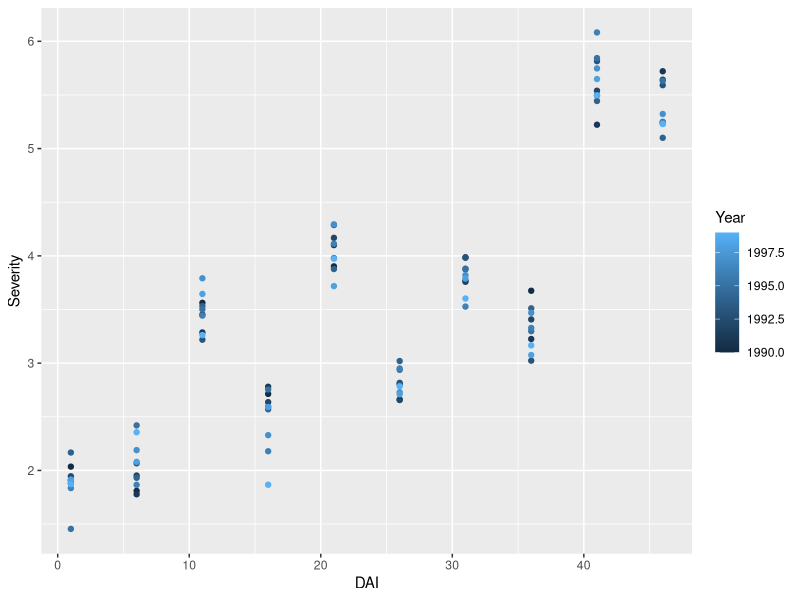
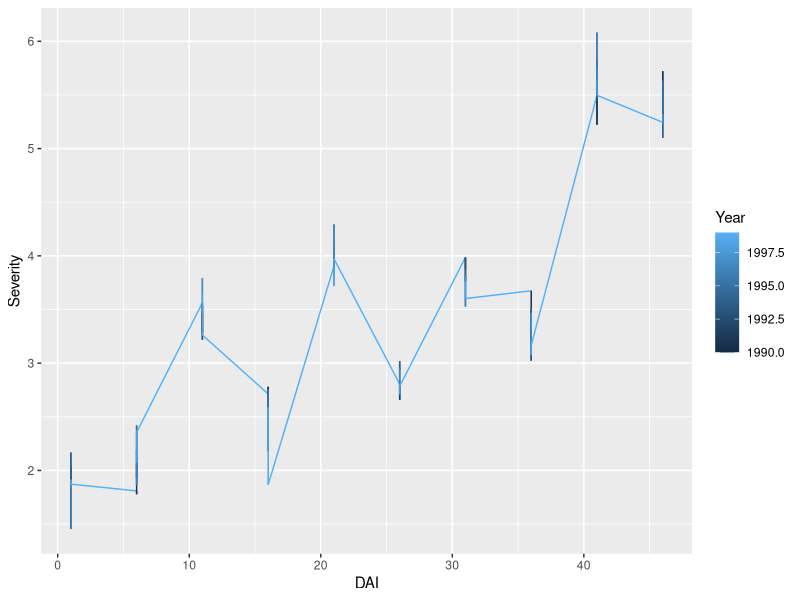
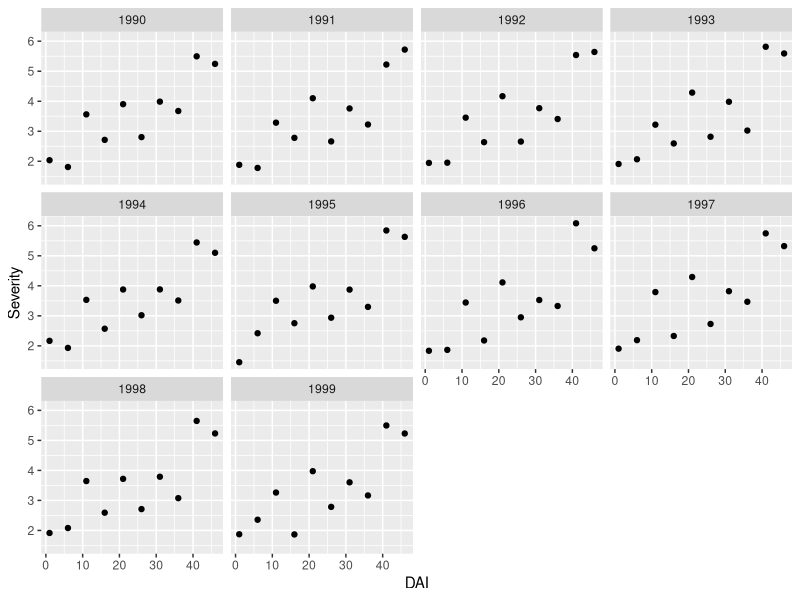
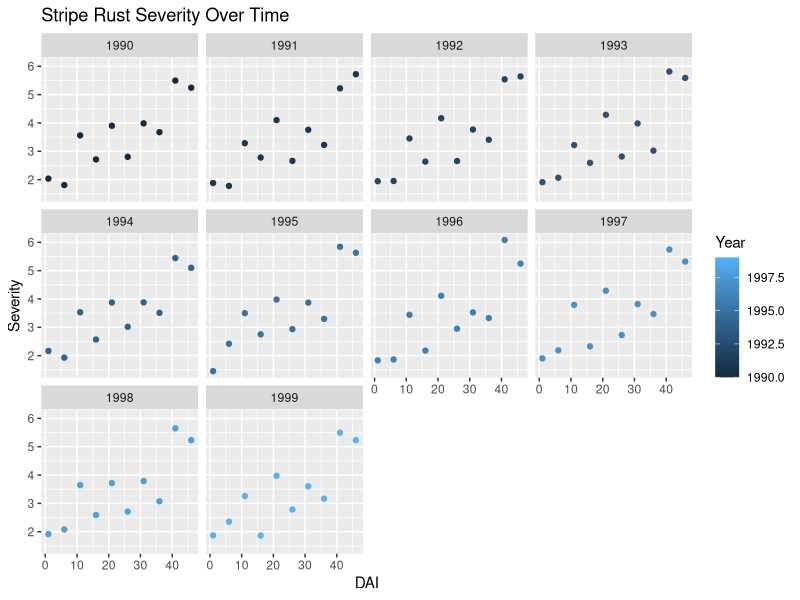
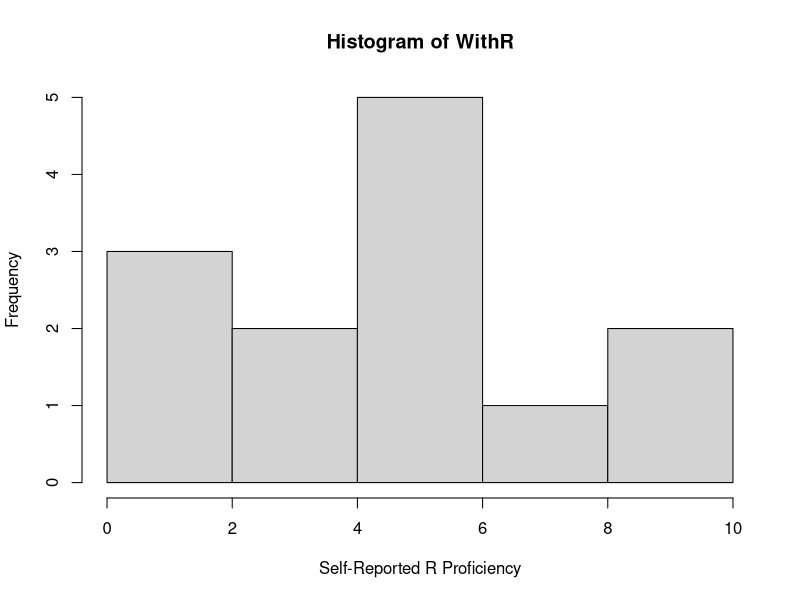

Here is the R script that generated these plots, in order:
## ---- chunk 1
library(tidyverse)
## ---- chunk 2
1+1
3*2
8^8
## ---- chunk 3
a <- 2 + 2
a
b <- a + 2
b
## ---- chunk 4
2==2 ## does equal 
2!=2 ## does not equal
## ---- chunk 5
#install.packages("ggplot2")
library(ggplot2)
## ---- chunk 6
RustData <- data.frame(Year=rep(1990:1999, each=10),
                       Severity=(rep(rnorm(10)+sqrt(1:10), 10))+rnorm(100, mean = 1, sd = .2),
                       DAI=rep(seq(from=1, to=46, by = 5),10)) 
  #Header = TRUE lets R know that we have headings in the first row of our data set. 

head(RustData) ## check the first few rows of the dataset
names(RustData) ## check the column headers
## ---- chunk 7
ggplot(data = RustData) +
  geom_point(mapping = aes(x = DAI, y = Severity, color = Year))
## ---- chunk 8
ggplot(data = RustData) +
  geom_line(mapping = aes(x = DAI, y = Severity, color = Year))
## ---- chunk 9
ggplot(data = RustData) +
  geom_point(mapping = aes(x = DAI, y = Severity)) +
  facet_wrap(~Year) 
## ---- chunk 10
ggplot(data = RustData) +
  geom_point(mapping = aes(x = DAI, y = Severity, color = Year)) +
  facet_wrap(~Year) +
  labs(title = "Stripe Rust Severity Over Time")
## ---- chunk 11
v1 <- c(1, 2, 3, 4, 5) #numbers
v2 <- c("hello", "world") #characters 
v3 <- c("TRUE", "FALSE", "TRUE") #logical values (also could be - "T", "F", "T")
## ---- chunk 12
WithR <- c(8.5, 6.5, 4, 1, 3, 10, 5, 5, 5, 1, 1, 6, 6)
WithR
## ---- chunk 13
summary(WithR)
mean(WithR)
sd(WithR)
## ---- chunk 14
hist(WithR, xlab = "Self-Reported R Proficiency")
## ---- chunk 15
ClassSize <- 13 # Assingment
ClassSize
ClassSize <- length(WithR) ## legnth() will also give us the size of WithR
ClassSize
## ---- chunk 16
Names <- c("Jim", "Carole", "Joe", "Michelle", "Jen", "Pete", "Paul", "Tim", 
           "Jess", "Mark", "Jill", "Cam", "Kate") ## names are random to preserve anonymity
Names
## ---- chunk 17
NamesScores <- cbind.data.frame(Names, WithR) #column bind
NamesScores
## ---- chunk 18
NamesScoresR <- rbind(Names, WithR) # row bind
NamesScoresR <- as.data.frame(NamesScoresR) # make a dataframe
NamesScoresR
## ---- chunk 19
Age <- c(22, 31, 25, 21, 22, 35, 42, 27, 26, 33, 26, 28, 22) #make a vector of ages
Gender <- c("Male", "Female", "Male", "Female", "Female", "Male","Male","Male", "Female", "Male", "Female", "Male", "Female")
NamesScores <- cbind(NamesScores, Age, Gender) #column bind
NamesScores
## ---- chunk 20
write.csv(NamesScores, "NamesScores.csv")
## ---- chunk 21
NamesScores3 <- data.frame(
                    Names =c("Jim", "Carole", "Joe", "Michelle", "Jen", "Pete", "Paul", "Tim", 
                            "Jess", "Mark", "Jill", "Cam", "Kate") ,
                    Experience = c(8.5, 6.5, 4, 1, 3, 10, 5, 5, 5, 1, 1, 6, 6) , 
                    Age = c(22, 31, 25, 21, 22, 35, 42, 27, 26, 33, 26, 28, 22) , 
                    Gender = c("Male", "Female", "Male", "Female", "Female", "Male","Male","Male", "Female", "Male", "Female", "Male", "Female"))
NamesScores3            
## ---- chunk 22
## syntax: dataframe[rows, columns]
FirstFour <- NamesScores[1:4,] ## this means select row 1 through 4 in data frame NamesScores
FirstFour
## ---- chunk 23
SecondColumn <- NamesScores[,2] ## select column 2
SecondColumn 
## ---- chunk 24
obj1 <- c(1:13)
NamesScores2 <- cbind.data.frame(NamesScores, obj1)
NamesScores2
